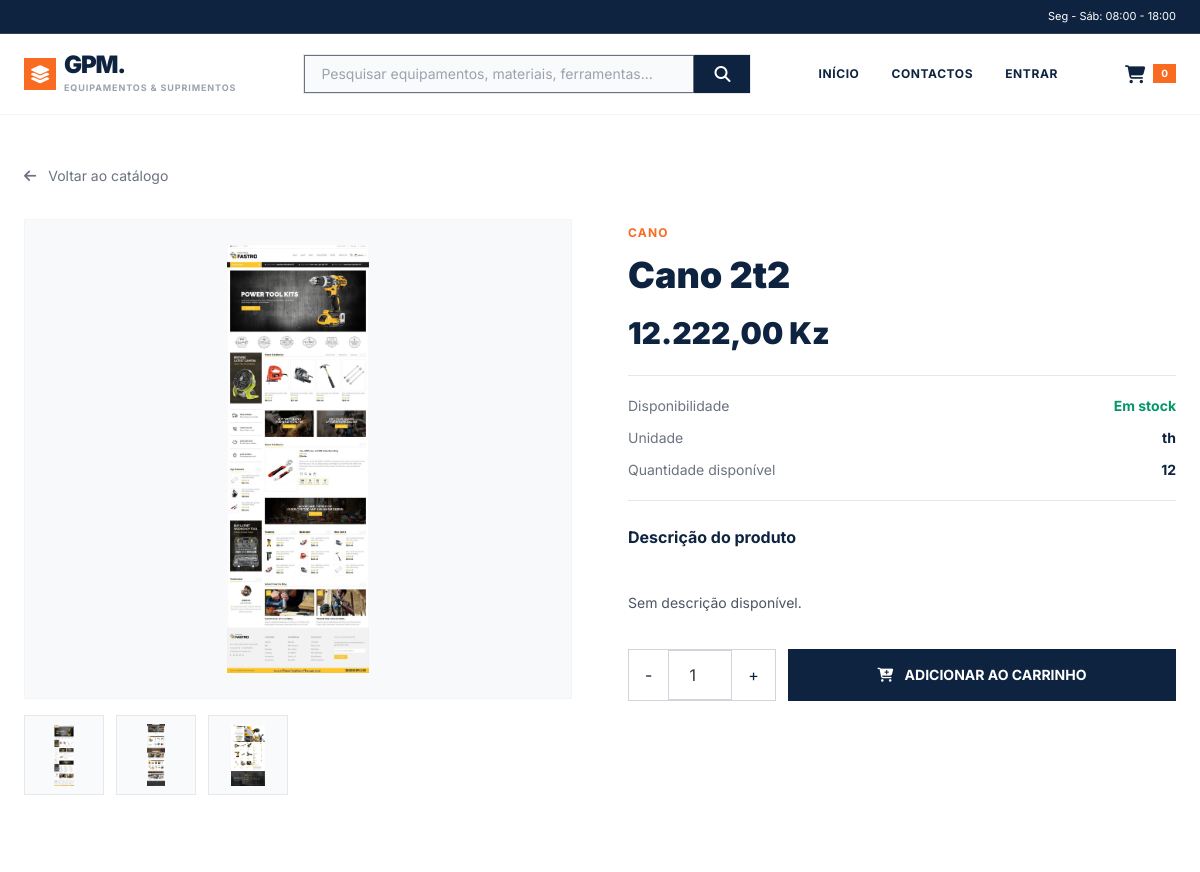
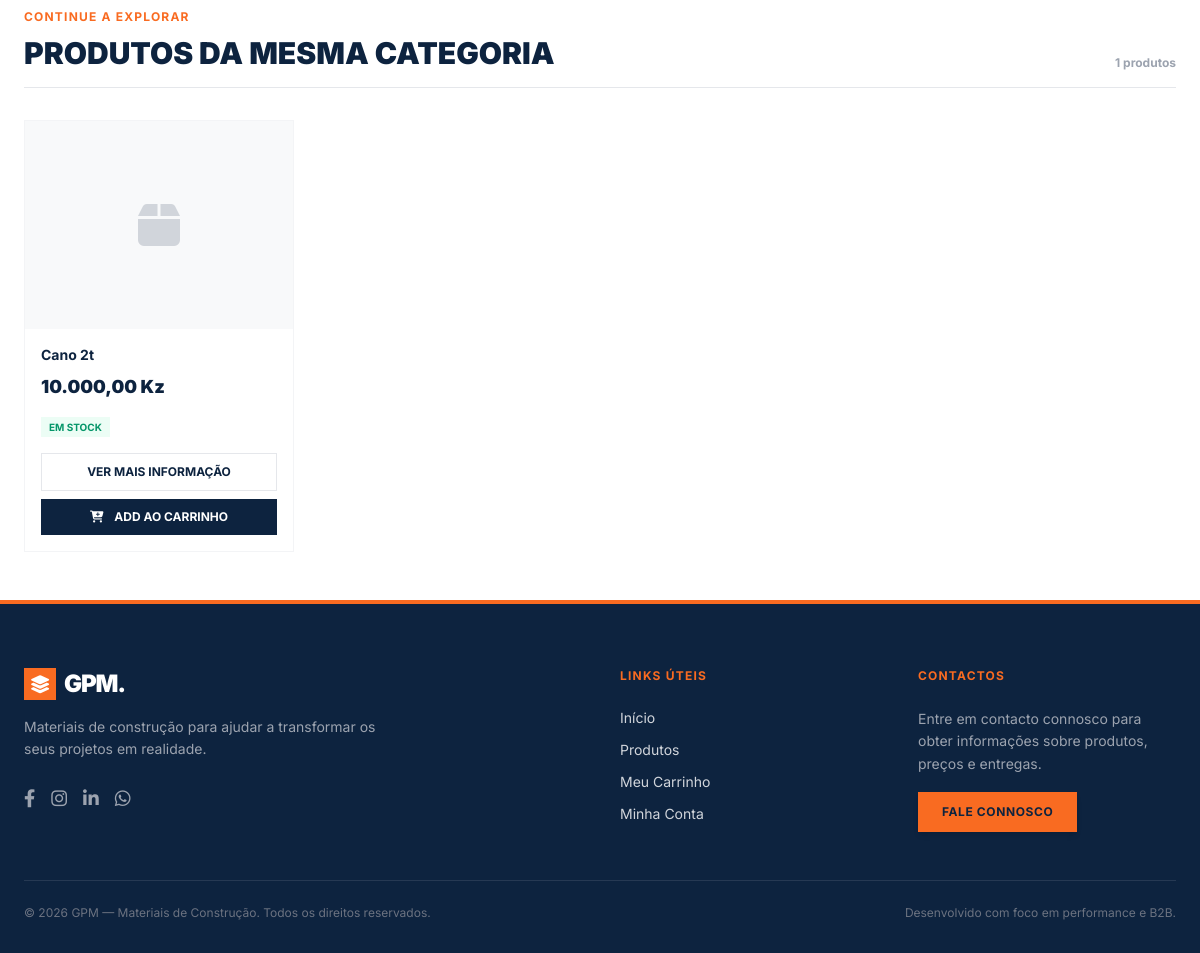
Page /gpm2/cliente/produto.php?id=4 on the committed database (2 pictures, top to bottom).
### tables this page shows
CREATE TABLE `products` (
  `id` bigint(20) UNSIGNED NOT NULL,
  `category_id` bigint(20) UNSIGNED DEFAULT NULL,
  `name` varchar(200) NOT NULL,
  `slug` varchar(220) NOT NULL,
  `sku` varchar(80) DEFAULT NULL,
  `description` longtext DEFAULT NULL,
  `price` decimal(15,2) NOT NULL DEFAULT 0.00,
  `cost_price` decimal(15,2) DEFAULT NULL,
  `stock_quantity` decimal(15,3) NOT NULL DEFAULT 0.000,
  `min_stock` decimal(15,3) NOT NULL DEFAULT 0.000,
  `unit` varchar(40) NOT NULL DEFAULT 'unidade',
  `main_image` varchar(255) DEFAULT NULL,
  `active` tinyint(1) NOT NULL DEFAULT 1,
  `featured` tinyint(1) NOT NULL DEFAULT 0,
  `created_at` timestamp NOT NULL DEFAULT current_timestamp(),
  `updated_at` timestamp NOT NULL DEFAULT current_timestamp() ON UPDATE current_timestamp()
);

CREATE TABLE `categories` (
  `id` bigint(20) UNSIGNED NOT NULL,
  `name` varchar(120) NOT NULL,
  `slug` varchar(150) NOT NULL,
  `description` text DEFAULT NULL,
  `image` varchar(255) DEFAULT NULL,
  `active` tinyint(1) NOT NULL DEFAULT 1,
  `created_at` timestamp NOT NULL DEFAULT current_timestamp(),
  `updated_at` timestamp NOT NULL DEFAULT current_timestamp() ON UPDATE current_timestamp()
);

### gpm2/app/bootstrap.php (called while the page is built, shortened)
<?php
function e(mixed $value): string
{
    return htmlspecialchars(
        (string) ($value ?? ''),
        ENT_QUOTES | ENT_SUBSTITUTE,
        'UTF-8'
    );
}

### gpm2/cliente/produto.php (the view, shortened to what this page needs)
<?php
$pdo = db();
function gpmKzDetalhe(mixed $valor): string
{
    return number_format((float)$valor, 2, ',', '.') . ' Kz';
}
function gpmImagemDetalhe(?string $imagem): string
{
    if (!$imagem) {
        return '';
    }
    $imagem = ltrim(str_replace('\\', '/', $imagem), '/');
    $raiz = dirname(__DIR__);
    $caminhos = [
        $imagem,
        'uploads/produtos/' . basename($imagem),
        'uploads/products/' . basename($imagem),
        'public/uploads/produtos/' . basename($imagem),
        'public/uploads/products/' . basename($imagem),
        'assets/uploads/' . basename($imagem),
        'storage/' . $imagem,
    ];
    foreach ($caminhos as $caminho) {
        if (is_file($raiz . '/' . $caminho)) {
            $segmentos = explode('/', $caminho);
            return '../' . implode(
                '/',
                array_map('rawurlencode', $segmentos)
            );
        }
    }
    return '';
}
$produtoId = filter_input(INPUT_GET, 'id', FILTER_VALIDATE_INT);
try {
    $stmt = $pdo->prepare(
        "SELECT
            p.*,
            c.name AS category_name
         FROM products p
         LEFT JOIN categories c
            ON c.id = p.category_id
         WHERE p.id = :id
           AND p.active = 1
         LIMIT 1"
    );
    $stmt->execute(['id' => $produtoId]);
    $produto = $stmt->fetch(PDO::FETCH_ASSOC);
    $stmtImagens = $pdo->prepare(
        "SELECT image_path, sort_order
         FROM product_images
         WHERE product_id = :produto_id
         ORDER BY sort_order ASC, id ASC"
    );
    $stmtImagens->execute([
        'produto_id' => $produtoId
    ]);
    $imagensAdicionais = $stmtImagens->fetchAll(
        PDO::FETCH_ASSOC
    );
    $produtosRelacionados = [];
    if (!empty($produto['category_id'])) {
        $stmtRelacionados = $pdo->prepare(
            "SELECT
                id,
                category_id,
                name,
                description,
                price,
                stock_quantity,
                unit,
                main_image
             FROM products
             WHERE category_id = :categoria_id
               AND id != :produto_id
               AND active = 1
             ORDER BY id DESC
             LIMIT 8"
        );
        $stmtRelacionados->execute([
            'categoria_id' => $produto['category_id'],
            'produto_id' => $produtoId
        ]);
        $produtosRelacionados = $stmtRelacionados->fetchAll(
            PDO::FETCH_ASSOC
        );
    }
} catch (Throwable $erro) {
    error_log(
        'Erro na página do produto GPM: ' . $erro->getMessage()
    );
    http_response_code(500);
    exit(
        'Não foi possível carregar este produto. Verifique a base de dados.'
    );
}
$galeria = [];
$imagemPrincipal = gpmImagemDetalhe(
    $produto['main_image'] ?? null
);
if ($imagemPrincipal !== '') {
    $galeria[] = [
        'imagem' => $imagemPrincipal,
        'alt' => $produto['name']
    ];
}
foreach ($imagensAdicionais as $imagemExtra) {
    $caminho = gpmImagemDetalhe(
        $imagemExtra['image_path'] ?? null
    );
    if ($caminho !== '') {
        $galeria[] = [
            'imagem' => $caminho,
            'alt' => $produto['name']
        ];
    }
}
$stockPrincipal = (int)($produto['stock_quantity'] ?? 0);
require_once __DIR__ . '/includes/header-marketplace.php';
?>
<main class="max-w-site mx-auto px-4 sm:px-6 py-12">
    <div class="mb-8">
        <a href="index.php"
           class="text-sm text-gray-500 hover:text-[#f96b21]">
            <i class="fa-solid fa-arrow-left mr-2"></i>
            Voltar ao catálogo
        </a>
    </div>
    <div class="grid grid-cols-1 lg:grid-cols-2 gap-10 lg:gap-14">
        <div>
            <div class="bg-[#f8f9fa] border border-gray-100 h-[350px] md:h-[480px] flex items-center justify-center overflow-hidden">
                <?php if (!empty($galeria)): ?>
                    <img
                        id="imagem-principal"
                        src="<?= e($galeria[0]['imagem']) ?>"
                        alt="<?= e($galeria[0]['alt']) ?>"
                        class="max-h-full max-w-full object-contain p-6"
                    >
                <?php else: ?>
                    <i class="fa-solid fa-box text-gray-300 text-7xl"></i>
                <?php endif; ?>
            </div>
            <?php if (count($galeria) > 1): ?>
                <div class="flex flex-wrap gap-3 mt-4">
                    <?php foreach ($galeria as $indice => $imagem): ?>
                        <button
                            type="button"
                            onclick="mudarImagem(<?= $indice ?>)"
                            class="w-20 h-20 border border-gray-200 bg-gray-50 hover:border-[#f96b21] p-2"
                        >
                            <img
                                src="<?= e($imagem['imagem']) ?>"
                                alt="<?= e($imagem['alt']) ?>"
                                class="w-full h-full object-contain"
                            >
                        </button>
                    <?php endforeach; ?>
                </div>
            <?php endif; ?>
        </div>
        <div>
            <span class="text-xs font-bold text-[#f96b21] uppercase tracking-widest">
                <?= e($produto['category_name'] ?? 'Materiais de Construção') ?>
            </span>
            <h1 class="text-3xl md:text-4xl font-black text-[#0d233f] mt-3 mb-5">
                <?= e($produto['name']) ?>
            </h1>
            <div class="text-3xl font-black text-[#0d233f] mb-6">
                <?= e(gpmKzDetalhe($produto['price'])) ?>
            </div>
            <div class="border-y border-gray-200 py-5 space-y-3 mb-6">
                <div class="flex justify-between text-sm">
                    <span class="text-gray-500">Disponibilidade</span>
                    <?php if ($stockPrincipal > 0): ?>
                        <span class="font-bold text-emerald-600">
                            Em stock
                        </span>
                    <?php else: ?>
                        <span class="font-bold text-red-500">
                            Esgotado
                        </span>
                    <?php endif; ?>
                </div>
                <?php if (!empty($produto['unit'])): ?>
                    <div class="flex justify-between text-sm">
                        <span class="text-gray-500">Unidade</span>
                        <span class="font-bold text-[#0d233f]">
                            <?= e($produto['unit']) ?>
                        </span>
                    </div>
                <?php endif; ?>
                <div class="flex justify-between text-sm">
                    <span class="text-gray-500">Quantidade disponível</span>
                    <span class="font-bold text-[#0d233f]">
                        <?= $stockPrincipal ?>
                    </span>
                </div>
            </div>
            <h2 class="font-bold text-[#0d233f] mb-3">
                Descrição do produto
            </h2>
            <div class="text-sm text-gray-600 leading-7 mb-8 whitespace-pre-line">
                <?= e($produto['description'] ?: 'Sem descrição disponível.') ?>
            </div>
            <?php if ($stockPrincipal > 0): ?>
                <form
                    class="form-adicionar flex flex-col sm:flex-row gap-3"
                    method="post"
                    action="produto.php?id=<?= (int)$produto['id'] ?>"
                >
                    <div class="flex items-center border border-gray-300 w-fit">
                        <button
                            type="button"
                            onclick="alterarQuantidade(-1)"
                            class="px-4 py-3 text-[#0d233f] hover:bg-gray-100"
                        >
                            -
                        </button>
                        <input
                            id="quantidade-principal"
                            type="number"
                            name="quantidade"
                            value="1"
                            min="1"
                            max="<?= $stockPrincipal ?>"
                            class="w-16 text-center border-x border-gray-300 py-3 outline-none"
                        >
                        <button
                            type="button"
                            onclick="alterarQuantidade(1)"
                            class="px-4 py-3 text-[#0d233f] hover:bg-gray-100"
                        >
                            +
                        </button>
                    </div>
                    <button
                        type="submit"
                        class="flex-1 bg-[#0d233f] hover:bg-[#163154] text-white font-bold py-3 px-6 uppercase text-sm transition"
                    >
                        <i class="fa-solid fa-cart-plus mr-2"></i>
                        Adicionar ao carrinho
                    </button>
                </form>
            <?php endif; ?>
        </div>
    </div>
    <?php if (!empty($produtosRelacionados)): ?>
        <section class="mt-20">
            <div class="flex flex-col sm:flex-row sm:items-end justify-between gap-3 mb-8 border-b border-gray-200 pb-4">
                <div>
                    <span class="text-xs font-bold text-[#f96b21] uppercase tracking-widest">
                        Continue a explorar
                    </span>
                    <h2 class="text-2xl md:text-3xl font-black text-[#0d233f] mt-2 uppercase">
                        Produtos da mesma categoria
                    </h2>
                </div>
                <span class="text-xs text-gray-400 font-bold">
                    <?= count($produtosRelacionados) ?> produtos
                </span>
            </div>
            <div class="grid grid-cols-1 sm:grid-cols-2 lg:grid-cols-4 gap-6">
                <?php foreach ($produtosRelacionados as $relacionado): ?>
                    <?php
                    $imagemRelacionado = gpmImagemDetalhe(
                        $relacionado['main_image'] ?? null
                    );
                    $stockRelacionado = (int)(
                        $relacionado['stock_quantity'] ?? 0
                    );
                    ?>
                    <article class="flex flex-col justify-between bg-white border border-gray-100 hover:shadow-lg transition group">
                        <div>
                            <a
                                href="produto.php?id=<?= (int)$relacionado['id'] ?>"
                                class="block relative bg-[#f8f9fa] h-52 overflow-hidden flex items-center justify-center"
                            >
                                <?php if ($imagemRelacionado !== ''): ?>
                                    <img
                                        src="<?= e($imagemRelacionado) ?>"
                                        alt="<?= e($relacionado['name']) ?>"
                                        loading="lazy"
                                        class="max-h-full max-w-full object-contain p-4 group-hover:scale-105 transition duration-300"
                                    >
                                <?php else: ?>
                                    <i class="fa-solid fa-box text-gray-300 text-5xl"></i>
                                <?php endif; ?>
                            </a>
                            <div class="p-4">
                                <h3 class="text-sm font-bold text-[#0d233f] mb-2 line-clamp-2">
                                    <?= e($relacionado['name']) ?>
                                </h3>
                                <p class="text-lg font-black text-[#0d233f] mb-3">
                                    <?= e(gpmKzDetalhe($relacionado['price'])) ?>
                                </p>
                                <?php if ($stockRelacionado > 0): ?>
                                    <span class="text-[10px] font-bold text-emerald-600 bg-emerald-50 px-2 py-1 uppercase">
                                        Em stock
                                    </span>
                                <?php else: ?>
                                    <span class="text-[10px] font-bold text-red-500 bg-red-50 px-2 py-1 uppercase">
                                        Esgotado
                                    </span>
                                <?php endif; ?>
                            </div>
                        </div>
                        <div class="p-4 pt-0 flex flex-col gap-2">
                            <a
                                href="produto.php?id=<?= (int)$relacionado['id'] ?>"
                                class="block text-center border border-gray-200 text-[#0d233f] font-bold text-xs py-2.5 uppercase hover:bg-gray-50 transition"
                            >
                                Ver mais informação
                            </a>
                            <?php if ($stockRelacionado > 0): ?>
                                <form
                                    class="form-adicionar"
                                    method="post"
                                    action="produto.php?id=<?= (int)$produto['id'] ?>"
                                >
                                    <button
                                        type="submit"
                                        class="w-full bg-[#0d233f] hover:bg-[#163154] text-white font-bold text-xs py-2.5 uppercase transition"
                                    >
                                        <i class="fa-solid fa-cart-plus mr-2"></i>
                                        Add ao carrinho
                                    </button>
                                </form>
                            <?php endif; ?>
                        </div>
                    </article>
                <?php endforeach; ?>
            </div>
        </section>
    <?php endif; ?>
</main>
<?php require_once __DIR__ . '/includes/footer-marketplace.php'; ?>

### gpm2/cliente/includes/header-marketplace.php (style rules this page uses)
body { font-family: 'Inter', sans-serif; background-color: #ffffff; color: #333; margin: 0; }

### rows in the picture
products: category.name "CANO", name "Cano 2t2", price "12.222,00 Kz", unit "th", stock_quantity "12", description "Sem descrição disponível."
products: name "Cano 2t", price "10.000,00 Kz", stock_quantity "EM STOCK"

### other values in the picture
$quantidadeCarrinho "0"
count($produtosRelacionados) "1"
